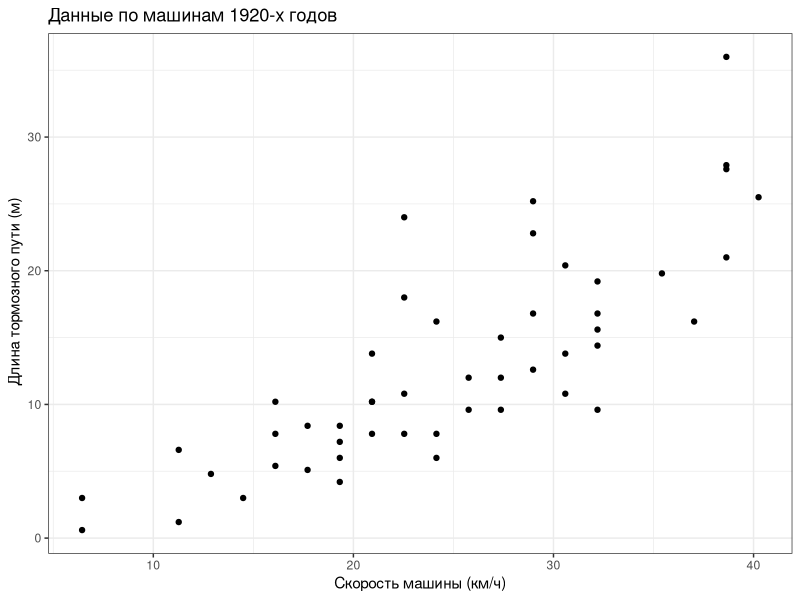

Generate this figure with R: (Note: this script raises an error after producing the figure.)
## ---- chunk 1
library(knitr)
opts_chunk$set(cache=FALSE, dev='png',dpi=300)
## ---- chunk 2
library("knitr")
library("dplyr")
library("ggplot2")
d <- cars %>% mutate(dist=0.3*dist,speed=1.61*speed)
kable(head(d))
## ---- chunk 3
qplot(data=d, speed,dist,xlab="Скорость машины (км/ч)",ylab=" Длина тормозного пути (м)",main="Данные по машинам 1920-х годов") + theme_bw()
## ---- chunk 4
qplot(data=d, speed,dist,xlab="Скорость машины (км/ч)",ylab=" Длина тормозного пути (м)",main="Данные по машинам 1920-х годов") + theme_bw() +
  stat_smooth(method="lm", se=FALSE) +
  geom_vline(x=mean(d$speed), linetype = "longdash") +
  geom_hline(y=mean(d$dist), linetype = "longdash")
## ---- chunk 5
a <- 5
A <- 4
a + A
## ---- chunk 6
x <- c(5,2,1)
d <- data.frame(rost=c(170,170,180),ves=c(60,70,80))
## ---- chunk 7
library("dplyr")
library("ggplot2")
## ---- chunk 8
library("dplyr")
library("ggplot2")
d <- cars 
head(cars)
# %>% mutate(dist=0.3*dist,speed=1.67*speed)
